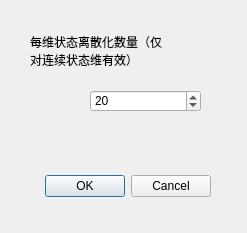
<?xml version="1.0" encoding="UTF-8"?>
<ui version="4.0">
 <class>Dialog</class>
 <widget class="QDialog" name="Dialog">
  <property name="geometry">
   <rect>
    <x>0</x>
    <y>0</y>
    <width>247</width>
    <height>233</height>
   </rect>
  </property>
  <property name="windowTitle">
   <string>Tabular设置</string>
  </property>
  <widget class="QDialogButtonBox" name="buttonBox">
   <property name="geometry">
    <rect>
     <x>30</x>
     <y>170</y>
     <width>181</width>
     <height>32</height>
    </rect>
   </property>
   <property name="locale">
    <locale language="Chinese" country="China"/>
   </property>
   <property name="orientation">
    <enum>Qt::Horizontal</enum>
   </property>
   <property name="standardButtons">
    <set>QDialogButtonBox::Cancel|QDialogButtonBox::Ok</set>
   </property>
  </widget>
  <widget class="QLabel" name="label">
   <property name="geometry">
    <rect>
     <x>30</x>
     <y>20</y>
     <width>141</width>
     <height>61</height>
    </rect>
   </property>
   <property name="text">
    <string>每维状态离散化数量（仅对连续状态维有效）</string>
   </property>
   <property name="wordWrap">
    <bool>true</bool>
   </property>
  </widget>
  <widget class="QSpinBox" name="spDiscretization">
   <property name="geometry">
    <rect>
     <x>90</x>
     <y>90</y>
     <width>111</width>
     <height>22</height>
    </rect>
   </property>
   <property name="minimum">
    <number>1</number>
   </property>
   <property name="maximum">
    <number>999999999</number>
   </property>
   <property name="value">
    <number>20</number>
   </property>
  </widget>
 </widget>
 <resources/>
 <connections>
  <connection>
   <sender>buttonBox</sender>
   <signal>accepted()</signal>
   <receiver>Dialog</receiver>
   <slot>accept()</slot>
   <hints>
    <hint type="sourcelabel">
     <x>248</x>
     <y>254</y>
    </hint>
    <hint type="destinationlabel">
     <x>157</x>
     <y>274</y>
    </hint>
   </hints>
  </connection>
  <connection>
   <sender>buttonBox</sender>
   <signal>rejected()</signal>
   <receiver>Dialog</receiver>
   <slot>reject()</slot>
   <hints>
    <hint type="sourcelabel">
     <x>316</x>
     <y>260</y>
    </hint>
    <hint type="destinationlabel">
     <x>286</x>
     <y>274</y>
    </hint>
   </hints>
  </connection>
 </connections>
</ui>
